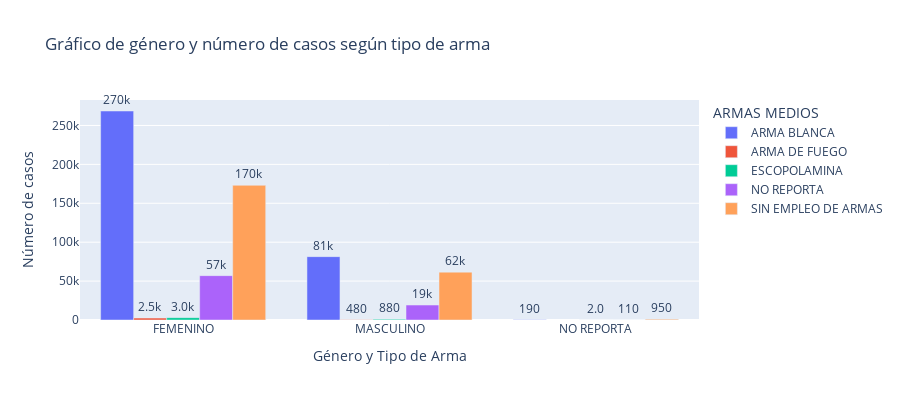

The code cell stored with this chart in its notebook:
### Code cell
import plotly.express as px


# Crear un DataFrame con los datos necesarios
df_genero_armas = pd.pivot_table(
    df, 
    index=('GENERO', 'ARMAS MEDIOS'), 
    values='CANTIDAD', 
    aggfunc='count'
).reset_index()

# Crear un gráfico de barras 
fig_genero = px.bar(
    df_genero_armas,
    x='GENERO',  # Columna para el eje X
    y='CANTIDAD',  # Columna para el eje Y
    color='ARMAS MEDIOS',  # Columna que define los colores de las barras
    barmode='group',
    text_auto='.2s',
    title="Gráfico de género y número de casos según tipo de arma",
    labels={'CANTIDAD': 'Número de casos', 'GENERO': 'Género y Tipo de Arma'},
    height=400
)

# Personalizar el trazado del gráfico
fig_genero.update_traces(
    textfont_size=12,
    textangle=0,
    textposition="outside",
    cliponaxis=False
)

# Mostrar el gráfico
fig_genero.show()
fig_genero.write_html('graphics/genre.html') #usado para crear el grafico

### Figure 1 — Plotly figure (JSON) as saved in the notebook; plotly's stock layout.template omitted (floating-point values rounded to 4 significant figures)
{"data": [{"alignmentgroup": "True", "cliponaxis": false, "hovertemplate": "ARMAS MEDIOS=ARMA BLANCA<br>Género y Tipo de Arma=%{x}<br>Número de casos=%{y}<extra></extra>", "legendgroup": "ARMA BLANCA", "marker": {"color": "#636efa", "pattern": {"shape": ""}}, "name": "ARMA BLANCA", "offsetgroup": "ARMA BLANCA", "orientation": "v", "showlegend": true, "textangle": 0, "textfont": {"size": 12}, "textposition": "outside", "texttemplate": "%{y:.2s}", "type": "bar", "x": ["FEMENINO", "MASCULINO", "NO REPORTA"], "xaxis": "x", "y": [268591, 81434, 187], "yaxis": "y"}, {"alignmentgroup": "True", "cliponaxis": false, "hovertemplate": "ARMAS MEDIOS=ARMA DE FUEGO<br>Género y Tipo de Arma=%{x}<br>Número de casos=%{y}<extra></extra>", "legendgroup": "ARMA DE FUEGO", "marker": {"color": "#EF553B", "pattern": {"shape": ""}}, "name": "ARMA DE FUEGO", "offsetgroup": "ARMA DE FUEGO", "orientation": "v", "showlegend": true, "textangle": 0, "textfont": {"size": 12}, "textposition": "outside", "texttemplate": "%{y:.2s}", "type": "bar", "x": ["FEMENINO", "MASCULINO"], "xaxis": "x", "y": [2470, 479], "yaxis": "y"}, {"alignmentgroup": "True", "cliponaxis": false, "hovertemplate": "ARMAS MEDIOS=ESCOPOLAMINA<br>Género y Tipo de Arma=%{x}<br>Número de casos=%{y}<extra></extra>", "legendgroup": "ESCOPOLAMINA", "marker": {"color": "#00cc96", "pattern": {"shape": ""}}, "name": "ESCOPOLAMINA", "offsetgroup": "ESCOPOLAMINA", "orientation": "v", "showlegend": true, "textangle": 0, "textfont": {"size": 12}, "textposition": "outside", "texttemplate": "%{y:.2s}", "type": "bar", "x": ["FEMENINO", "MASCULINO", "NO REPORTA"], "xaxis": "x", "y": [2984, 877, 2], "yaxis": "y"}, {"alignmentgroup": "True", "cliponaxis": false, "hovertemplate": "ARMAS MEDIOS=NO REPORTA<br>Género y Tipo de Arma=%{x}<br>Número de casos=%{y}<extra></extra>", "legendgroup": "NO REPORTA", "marker": {"color": "#ab63fa", "pattern": {"shape": ""}}, "name": "NO REPORTA", "offsetgroup": "NO REPORTA", "orientation": "v", "showlegend": true, "textangle": 0, "textfont": {"size": 12}, "textposition": "outside", "texttemplate": "%{y:.2s}", "type": "bar", "x": ["FEMENINO", "MASCULINO", "NO REPORTA"], "xaxis": "x", "y": [57027, 19195, 108], "yaxis": "y"}, {"alignmentgroup": "True", "cliponaxis": false, "hovertemplate": "ARMAS MEDIOS=SIN EMPLEO DE ARMAS<br>Género y Tipo de Arma=%{x}<br>Número de casos=%{y}<extra></extra>", "legendgroup": "SIN EMPLEO DE ARMAS", "marker": {"color": "#FFA15A", "pattern": {"shape": ""}}, "name": "SIN EMPLEO DE ARMAS", "offsetgroup": "SIN EMPLEO DE ARMAS", "orientation": "v", "showlegend": true, "textangle": 0, "textfont": {"size": 12}, "textposition": "outside", "texttemplate": "%{y:.2s}", "type": "bar", "x": ["FEMENINO", "MASCULINO", "NO REPORTA"], "xaxis": "x", "y": [173096, 61519, 952], "yaxis": "y"}], "layout": {"barmode": "group", "height": 400, "legend": {"title": {"text": "ARMAS MEDIOS"}, "tracegroupgap": 0}, "title": {"text": "Gráfico de género y número de casos según tipo de arma"}, "xaxis": {"anchor": "y", "domain": [0, 1], "title": {"text": "Género y Tipo de Arma"}}, "yaxis": {"anchor": "x", "domain": [0, 1], "title": {"text": "Número de casos"}}}}
